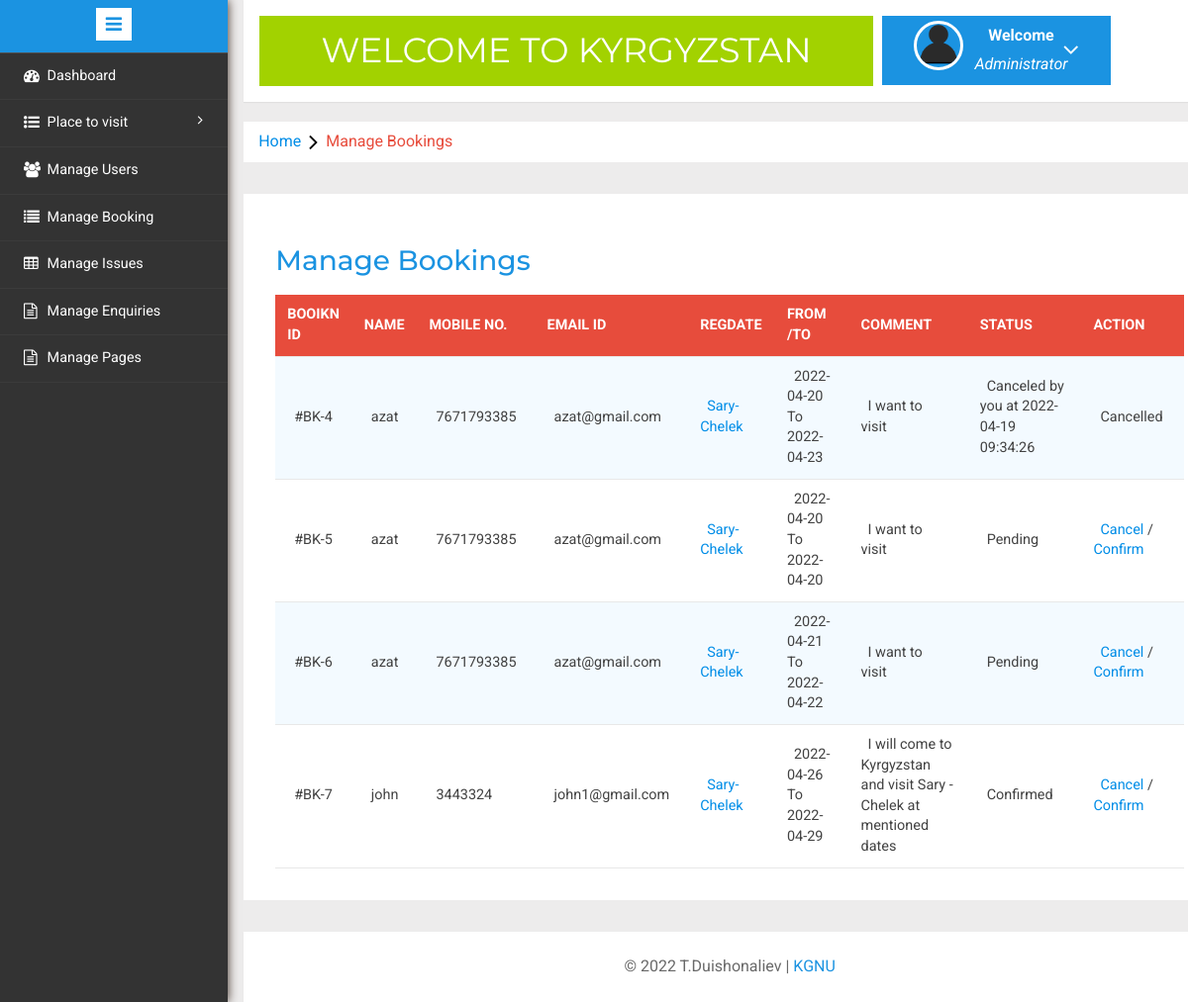
/admin/manage-bookings.php (signed in), run on the app's committed database.
### tables this page shows
CREATE TABLE `tblusers` (
  `id` int(11) NOT NULL AUTO_INCREMENT,
  `FullName` varchar(100) DEFAULT NULL,
  `MobileNumber` char(10) DEFAULT NULL,
  `EmailId` varchar(70) DEFAULT NULL,
  `Password` varchar(100) DEFAULT NULL,
  `RegDate` timestamp NULL DEFAULT current_timestamp(),
  `UpdationDate` timestamp NULL DEFAULT NULL ON UPDATE current_timestamp(),
  PRIMARY KEY (`id`),
  KEY `EmailId` (`EmailId`),
  KEY `EmailId_2` (`EmailId`)
);

CREATE TABLE `tblbooking` (
  `BookingId` int(11) NOT NULL AUTO_INCREMENT,
  `PackageId` int(11) DEFAULT NULL,
  `UserEmail` varchar(100) DEFAULT NULL,
  `FromDate` varchar(100) DEFAULT NULL,
  `ToDate` varchar(100) DEFAULT NULL,
  `Comment` mediumtext DEFAULT NULL,
  `RegDate` timestamp NULL DEFAULT current_timestamp(),
  `status` int(11) DEFAULT NULL,
  `CancelledBy` varchar(5) DEFAULT NULL,
  `UpdationDate` timestamp NULL DEFAULT NULL ON UPDATE current_timestamp(),
  PRIMARY KEY (`BookingId`)
);

CREATE TABLE `tbltourpackages` (
  `PackageId` int(11) NOT NULL AUTO_INCREMENT,
  `PackageName` varchar(200) DEFAULT NULL,
  `PackageType` varchar(150) DEFAULT NULL,
  `PackageLocation` varchar(100) DEFAULT NULL,
  `PackagePrice` int(11) DEFAULT NULL,
  `PackageFetures` varchar(255) DEFAULT NULL,
  `PackageDetails` mediumtext DEFAULT NULL,
  `PackageImage` varchar(100) DEFAULT NULL,
  `Creationdate` timestamp NULL DEFAULT current_timestamp(),
  `UpdationDate` timestamp NULL DEFAULT NULL ON UPDATE current_timestamp(),
  PRIMARY KEY (`PackageId`)
);

### admin/manage-bookings.php (the view, shortened to what this page needs)
<?php
include('includes/config.php');
if(strlen($_SESSION['alogin'])==0)
	{
header('location:index.php');
}
else{
	?>
<!DOCTYPE HTML>
<html>
<head>
<link href="css/bootstrap.min.css" rel='stylesheet' type='text/css' />
<link href="css/style.css" rel='stylesheet' type='text/css' />
<link rel="stylesheet" href="css/morris.css" type="text/css"/>
<link href="css/font-awesome.css" rel="stylesheet">
<link rel="stylesheet" type="text/css" href="css/table-style.css" />
<link rel="stylesheet" type="text/css" href="css/basictable.css" />
<link rel="stylesheet" href="css/icon-font.min.css" type='text/css' />
</head>
<body>
   <div class="page-container">
<div class="left-content">
	   <div class="mother-grid-inner">
				<?php include('includes/header.php');?>
				</div>
<ol class="breadcrumb">
                <li class="breadcrumb-item"><a href="index.html">Home</a><i class="fa fa-angle-right"></i>Manage Bookings</li>
            </ol>
<div class="agile-grids">
				<div class="agile-tables">
					<div class="w3l-table-info">
					  <h2>Manage Bookings</h2>
					    <table id="table">
						<thead>
						  <tr>
						  <th>Booikn id</th>
							<th>Name</th>
							<th>Mobile No.</th>
							<th>Email Id</th>
							<th>RegDate </th>
							<th>From /To </th>
							<th>Comment </th>
							<th>Status </th>
							<th>Action </th>
						  </tr>
						</thead>
						<tbody>
<?php $sql = "SELECT tblbooking.BookingId as bookid,tblusers.FullName as fname,tblusers.MobileNumber as mnumber,tblusers.EmailId as email,tbltourpackages.PackageName as pckname,tblbooking.PackageId as pid,tblbooking.FromDate as fdate,tblbooking.ToDate as tdate,tblbooking.Comment as comment,tblbooking.status as status,tblbooking.CancelledBy as cancelby,tblbooking.UpdationDate as upddate from tblusers join  tblbooking on  tblbooking.UserEmail=tblusers.EmailId join tbltourpackages on tbltourpackages.PackageId=tblbooking.PackageId";
$query = $dbh -> prepare($sql);
$query->execute();
$results=$query->fetchAll(PDO::FETCH_OBJ);
$cnt=1;
if($query->rowCount() > 0)
{
foreach($results as $result)
{				?>
						  <tr>
							<td>#BK-<?php echo htmlentities($result->bookid);?></td>
							<td><?php echo htmlentities($result->fname);?></td>
							<td><?php echo htmlentities($result->mnumber);?></td>
							<td><?php echo htmlentities($result->email);?></td>
							<td><a href="update-package.php?pid=<?php echo htmlentities($result->pid);?>"><?php echo htmlentities($result->pckname);?></a></td>
							<td><?php echo htmlentities($result->fdate);?> To <?php echo htmlentities($result->tdate);?></td>
								<td><?php echo htmlentities($result->comment);?></td>
								<td><?php if($result->status==0)
{
echo "Pending";
}
if($result->status==1)
{
echo "Confirmed";
}
if($result->status==2 and  $result->cancelby=='a')
{
echo "Canceled by you at " .$result->upddate;
}
?></td>
<?php if($result->status==2)
{
	?><td>Cancelled</td>
<?php } else {?>
<td><a href="manage-bookings.php?bkid=<?php echo htmlentities($result->bookid);?>" onclick="return confirm('Do you really want to cancel booking')" >Cancel</a> / <a href="manage-bookings.php?bckid=<?php echo htmlentities($result->bookid);?>" onclick="return confirm('booking has been confirm')" >Confirm</a></td>
<?php }?>
						  </tr>
						 <?php $cnt=$cnt+1;} }?>
						</tbody>
					  </table>
					</div>
			</div>
<?php include('includes/footer.php');?>
</div>
</div>
						<?php include('includes/sidebarmenu.php');?>
							</div>
</body>
</html>
<?php } ?>

### admin/css/table-style.css (style rules this page uses)
table { background: white; border-collapse: collapse; margin: 1.25em 0 0; width: 100%; }
table tr, table th, table td { border: none; border-bottom: 1px solid #e8e8e8; font-size: .95em; }
table th, table td { padding: 10px 12px; text-align: left; }
table th { background: #e74c3c; color: #fff; text-transform: uppercase; }
table tr td { background: #f3faff; color: #424242; }
table tr:nth-of-type(2n+2) td { background: #ffffff; }
table { width: 100%; }

### data on the page
tblusers: tblbooking.BookingId "4", FullName "azat", MobileNumber "7671793385", EmailId "azat@gmail.com", tbltourpackages.PackageName "Sary-Chelek", tblbooking.FromDate "2022-04-20", tblbooking.ToDate "2022-04-23", tblbooking.Comment "I want to visit", tblbooking.UpdationDate "2022-04-19 09:34:26", shows "Cancelled", tblbooking.BookingId "5", tblbooking.ToDate "2022-04-20", shows "Pending", tblbooking.BookingId "6", tblbooking.FromDate "2022-04-21", tblbooking.ToDate "2022-04-22"
tblusers: tblbooking.BookingId "7", FullName "john", MobileNumber "3443324", EmailId "john1@gmail.com", tbltourpackages.PackageName "Sary-Chelek", tblbooking.FromDate "2022-04-26", tblbooking.ToDate "2022-04-29", tblbooking.Comment "I will come to Kyrgyzstan and visit Sary -Chelek at mentioned dates", shows "Confirmed"
